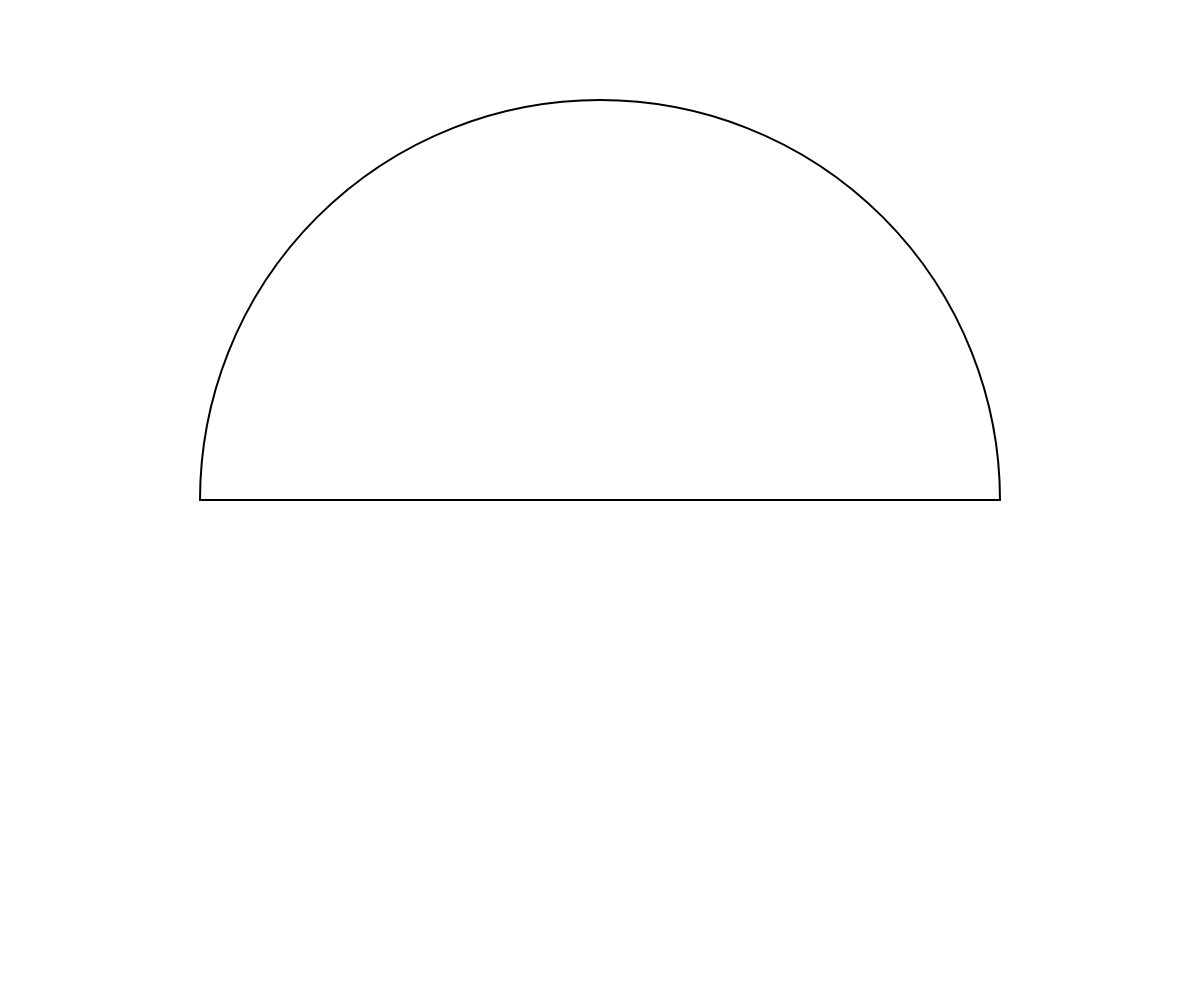
Frame 1 (no input)
Frame 60 (no input): identical to frame 1, image omitted
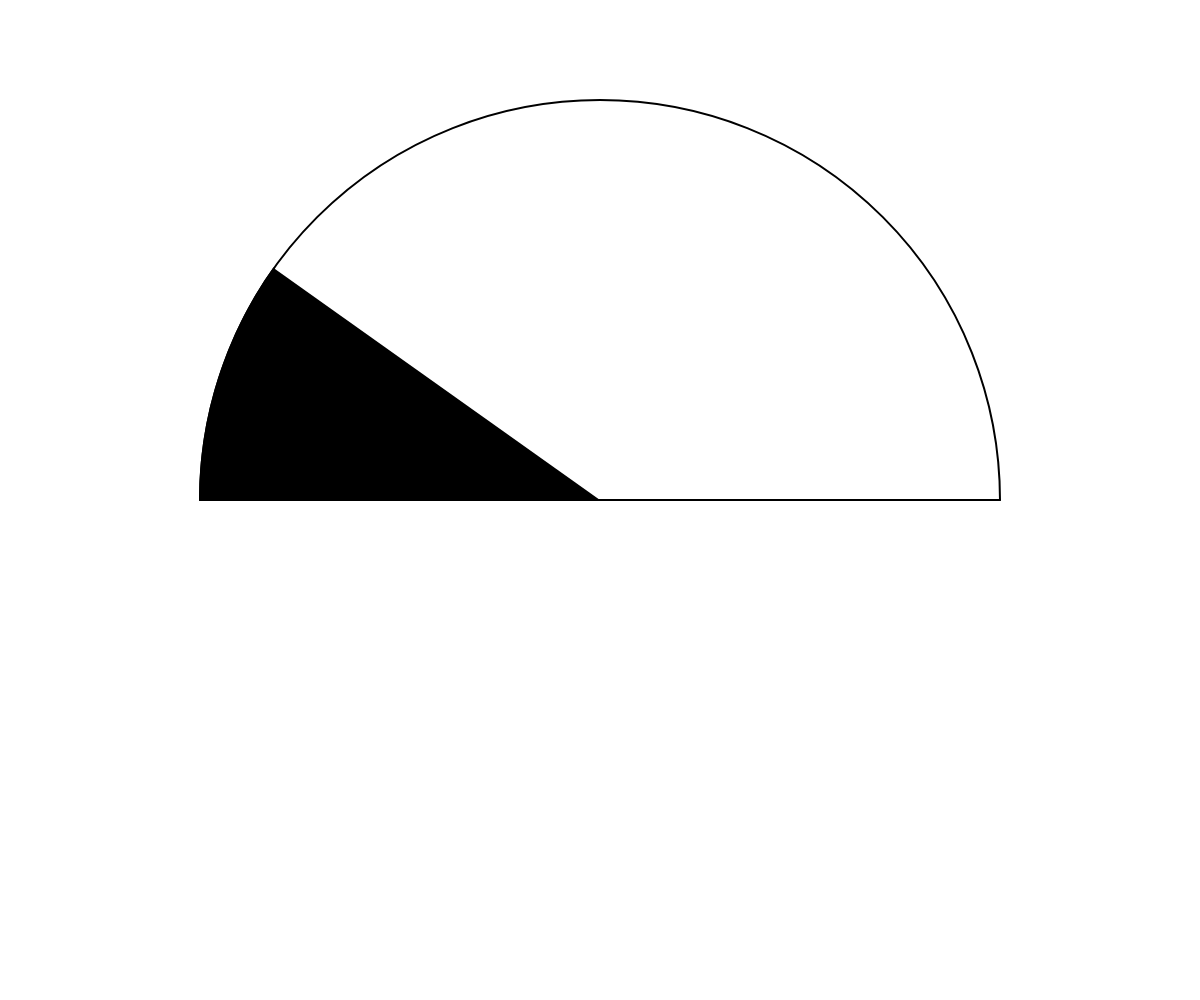
Frame 120 (the mouse pressed at the canvas centre since frame 60)

The p5.js sketch that drew these frames (run headless with seeded random() and noise() and a simulated clock; from frame 60 on, the mouse is pressed at the canvas centre):

// p5.js sketch
// ── sketch.js
let diameter;
let pressure = 0;
let maxPressure = 1;
let fillAngle = 0;
let fillSpeed = 0.6;
let releaseSpeed = 0.3;
let maxFillAngle = 180;
let isPressed = false;
let timer = 0;
let maxTime = 3000;

function setup() {
  createCanvas(windowWidth, windowHeight);
  angleMode(DEGREES);
  diameter = min(width, height) * 0.8;
}

function draw() {
  background(255);
  noFill();
  stroke(0);
  strokeWeight(2);
  // Halbkreis
  arc(width/2, height/2, diameter, diameter, 180, 360);
  line(width/2 - diameter/2, height/2, width/2 + diameter/2, height/2);
  // Füllung des halbkreises je nach Druck
  fill(0);
  arc(width/2, height/2, diameter, diameter, 180, 180 + fillAngle);
  
  // tacho füllen
  if (isPressed && timer < maxTime) {
    fillAngle = min(fillAngle + fillSpeed, maxFillAngle);
    timer += deltaTime;
  } 
  // tacho leeren
  else if (!isPressed && fillAngle > 0) {
    fillAngle = max(fillAngle - releaseSpeed, 0);
  }
}

function mousePressed() {
  isPressed = true;
}

function mouseReleased() {
  isPressed = false;
  timer = 0;
}

function windowResized() {
  resizeCanvas(windowWidth, windowHeight);
  diameter = min(width, height) * 0.8;
}
